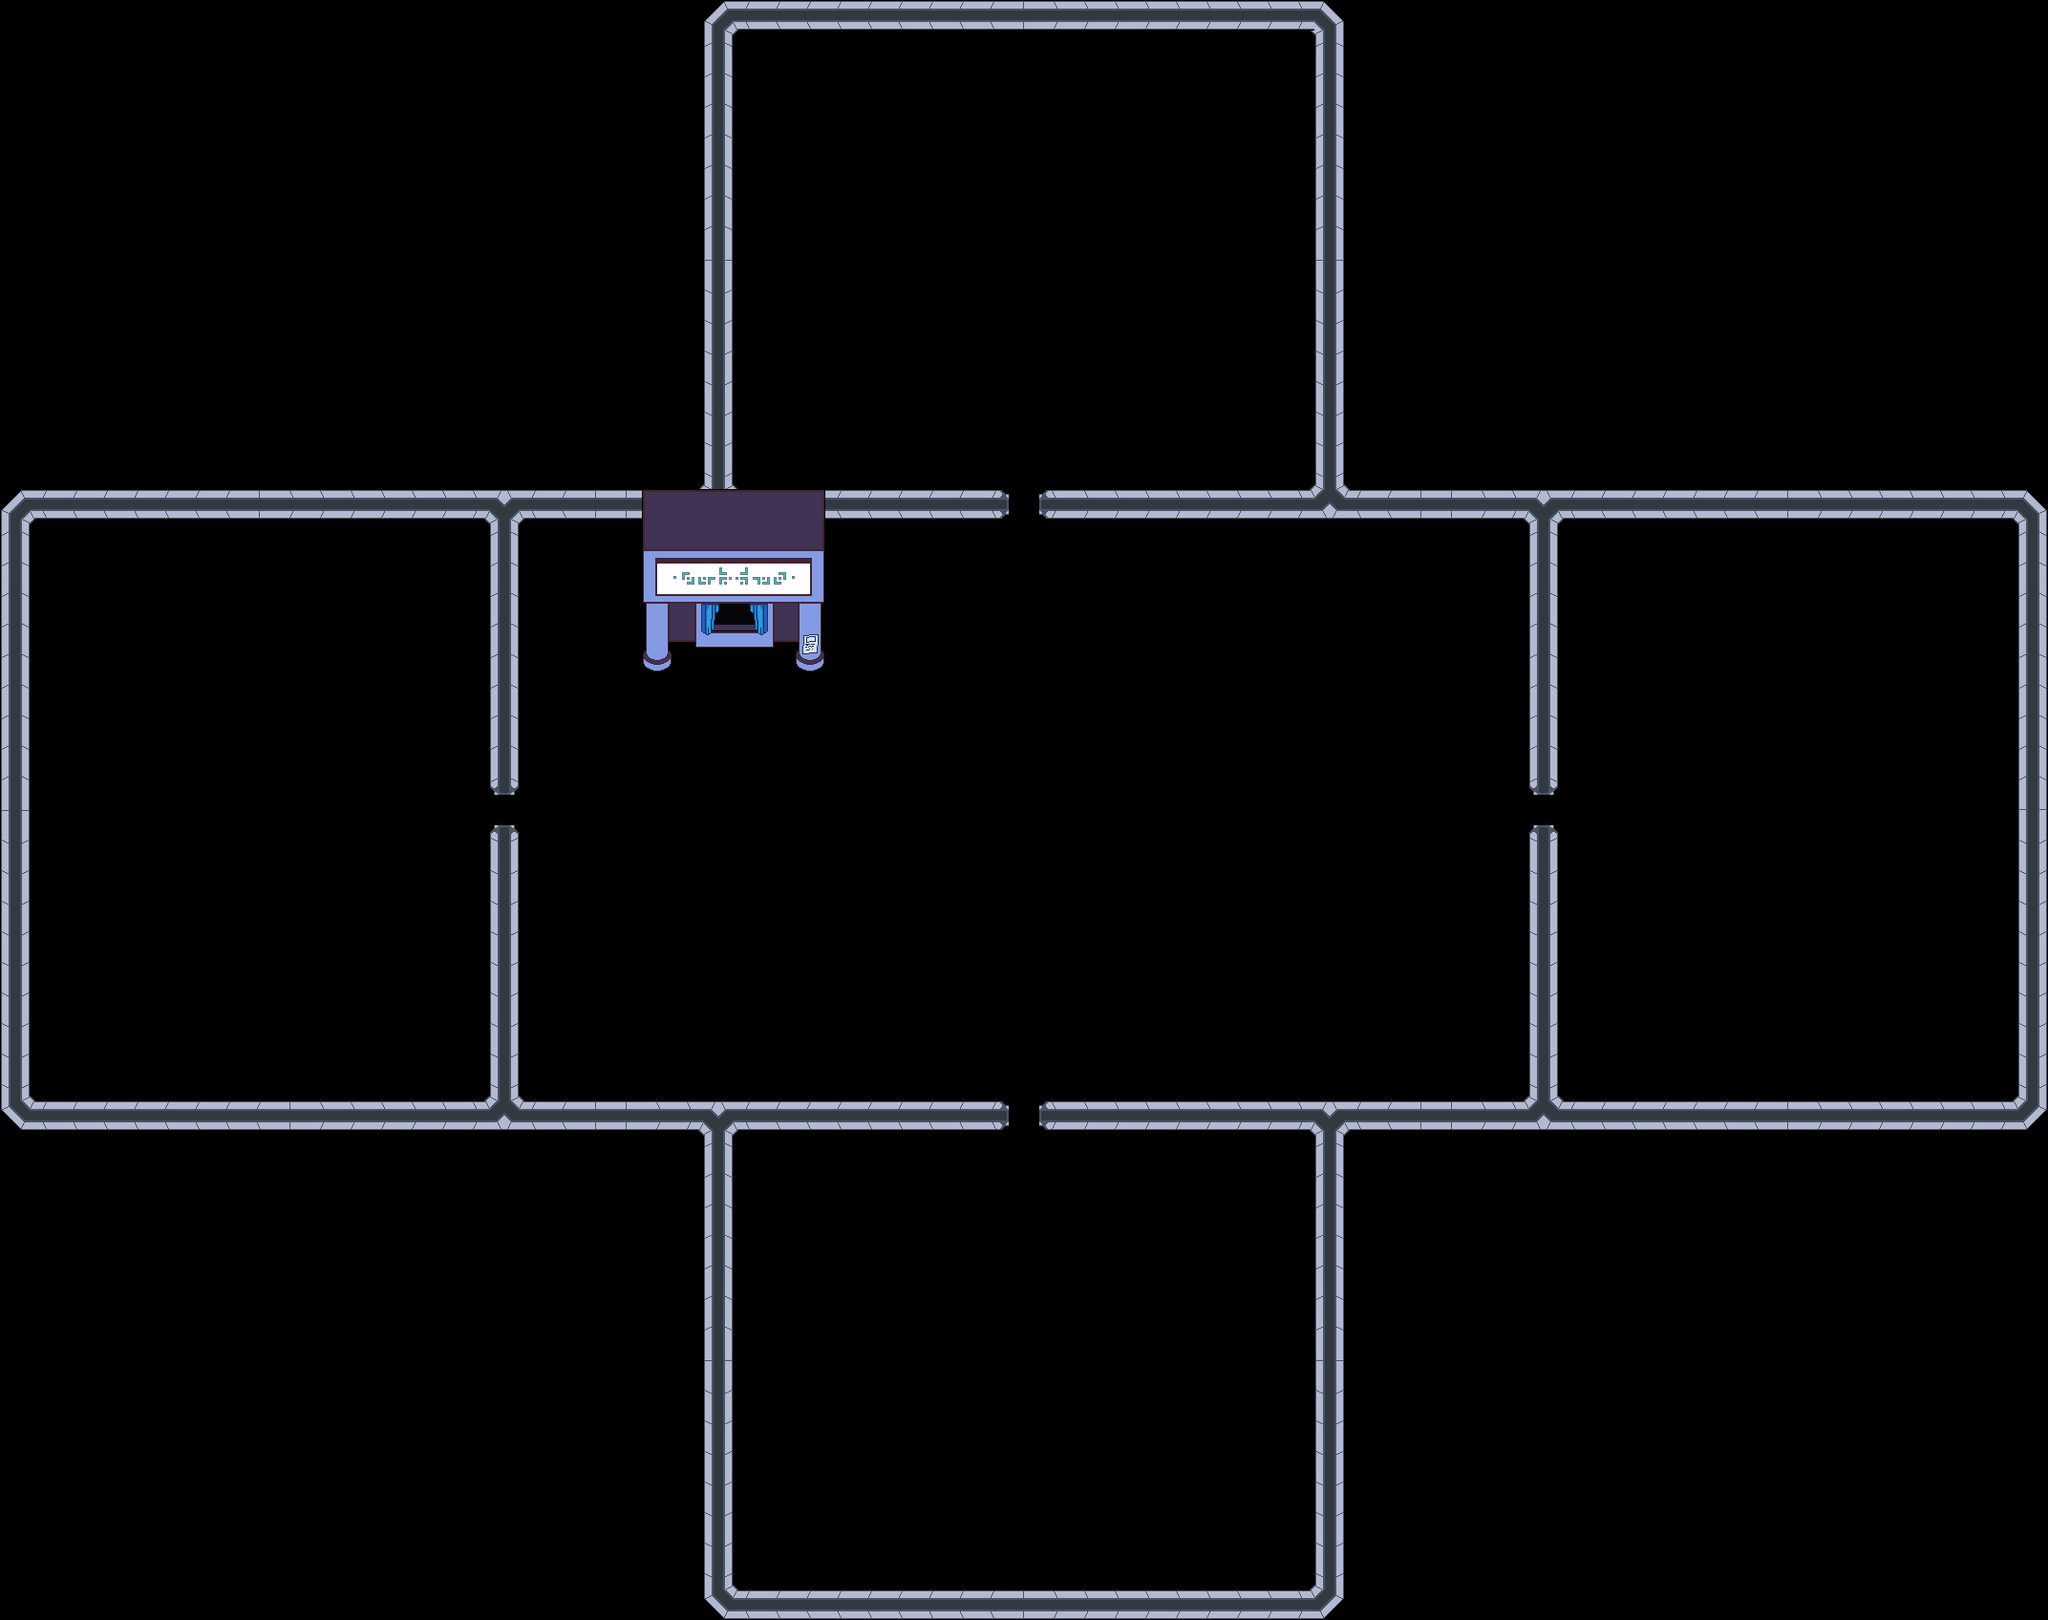

A level layout from a 2D game, rendered from its tile map. Below: a short description, then the map file with tile-grid data replaced by summaries:
An orthogonal 67x53 tile map with 32x32 px tiles, 2 tile layers (Walls, Buildings), 2 tilesets and 20 objects (2x BottomRightWall, MiddleTopLeftWall, MiddleBottomLeftWall, MiddleTopRightWall, TopWall, ...).

<map version="1.2" tiledversion="1.2.4" orientation="orthogonal" renderorder="right-down" width="67" height="53" tilewidth="32" tileheight="32" infinite="0" nextlayerid="10" nextobjectid="40">
 <tileset firstgid="1" name="walls_sprite" tilewidth="32" tileheight="32" tilecount="12" columns="12">
  <image source="walls_sprite.png" width="384" height="32" />
 </tileset>
 <tileset firstgid="13" source="ticket_booth_tiles.tsx" />
 <layer id="1" name="Walls" width="67" height="53">
  <properties>
   <property name="Obstacle" value="Wall" />
  </properties>
  <data>[3551 cells, 332 non-empty, 8 distinct tile ids]</data>
 </layer>
 <layer id="7" name="Buildings" width="67" height="53">
  <data>[3551 cells, 36 non-empty, 36 distinct tile ids]</data>
 </layer>
 <objectgroup id="4" name="Walls_objs">
  <object id="8" name="MiddleTopLeftWall" x="0" y="512" width="1056" height="32" />
  <object id="10" name="MiddleBottomLeftWall" x="0" y="1152" width="1056" height="32" />
  <object id="12" name="MiddleTopRightWall" x="1088" y="512" width="1056" height="32" />
  <object id="13" name="TopWall" x="736" y="0" width="672" height="32" />
  <object id="14" name="MiddleBottomRightWall" x="1088" y="1152" width="1056" height="32" />
  <object id="15" name="BottomWall" x="736" y="1664" width="672" height="32" />
  <object id="16" name="BottomRightWall" x="1376" y="32" width="32" height="512" />
  <object id="17" name="TopLeftWall" x="736" y="32" width="32" height="512" />
  <object id="18" name="BottomRightWall" x="1376" y="1152" width="32" height="512" />
  <object id="19" name="BottomLeftWall" x="737" y="1152" width="32" height="512" />
  <object id="20" name="MiddleLeftTopWall" x="512" y="544" width="32" height="287.73" />
  <object id="21" name="MiddleLeftBottomWall" x="512" y="864" width="32" height="287.73" />
  <object id="22" name="MiddleRightBottomWall" x="1600" y="864" width="32" height="287.73" />
  <object id="23" name="MiddleRightTopWall" x="1600" y="544" width="32" height="287.73" />
  <object id="25" name="LeftWall" x="0" y="544" width="32" height="608" />
  <object id="27" name="RightWall" x="2112" y="544" width="32" height="608" />
 </objectgroup>
 <objectgroup id="9" name="Buildings_objs">
  <object id="36" name="TicketBoothMiddle" x="675" y="632" width="186" height="41" />
  <object id="37" name="TicketBoothTop" x="672" y="512" width="192" height="120" />
  <object id="38" name="TicketBoothRightPillar" x="835" y="672" width="26" height="20" />
  <object id="39" name="TicketBoothLeftPillar" x="675" y="672" width="26" height="20" />
 </objectgroup>
</map>